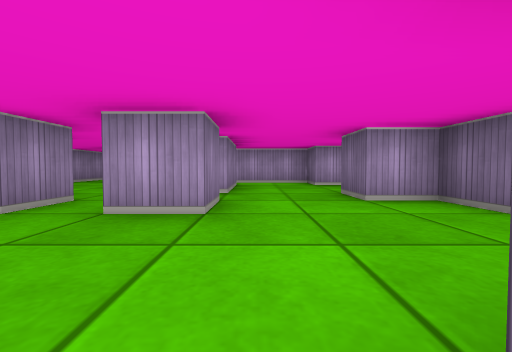
view 1 (above)

24 first-person views from a walk through a cub3D maze. The camera is about half as high as the walls, tilts 2° down and sees 90° across. The floor is counted in squares. Each view is taken from the middle of a square. On the plan, view 1 faces up. The plan holds only what a view shows up to about 9 squares ahead; the rest is blank.

view 2
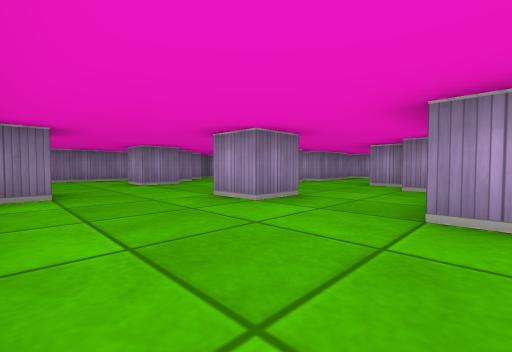

view 3
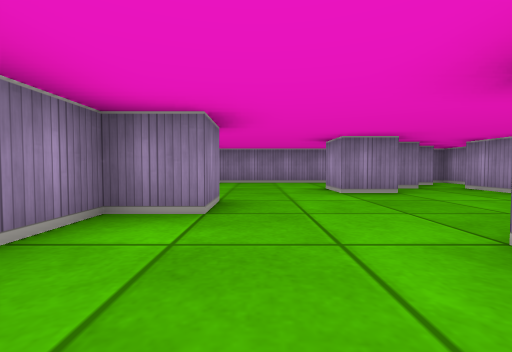

view 4
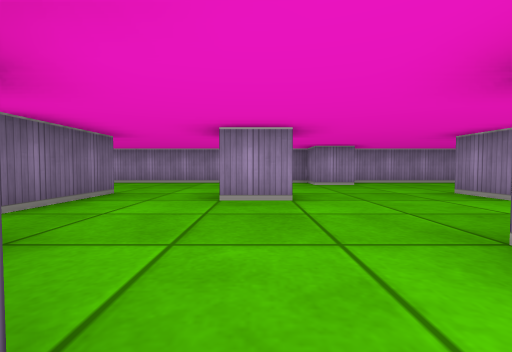

view 5
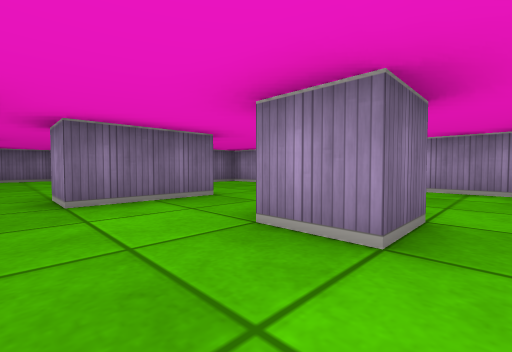

view 6
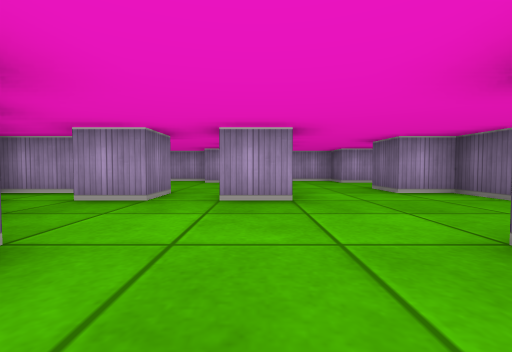

view 7
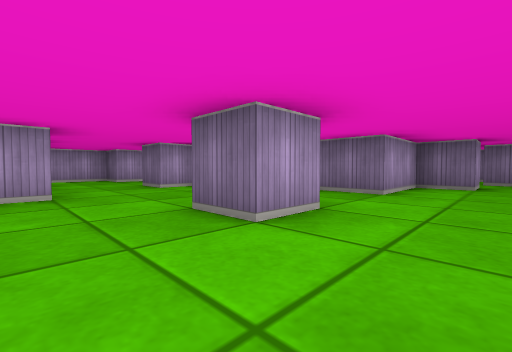

view 8
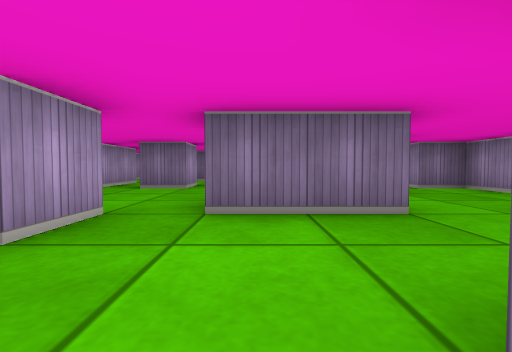

view 9
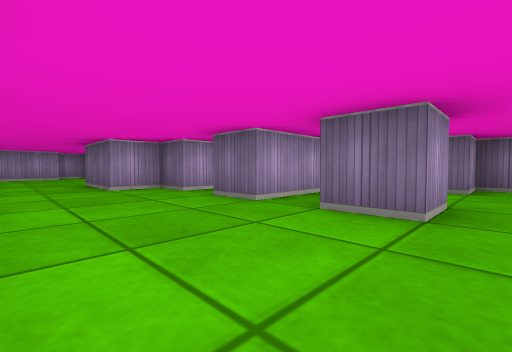

view 10
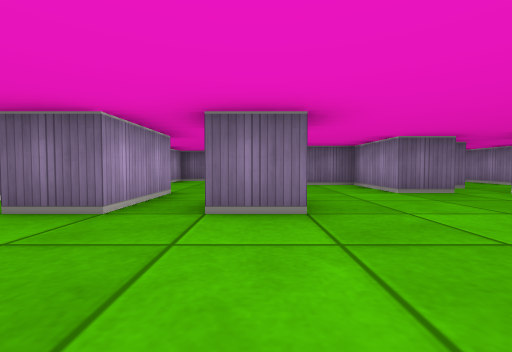

view 11
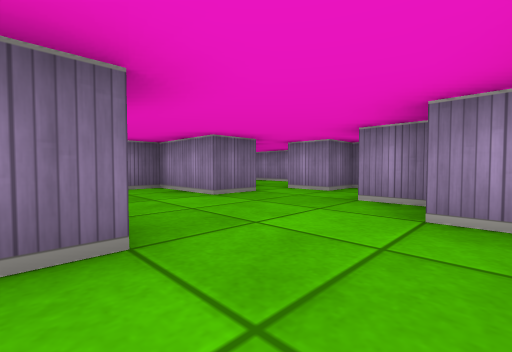

view 12
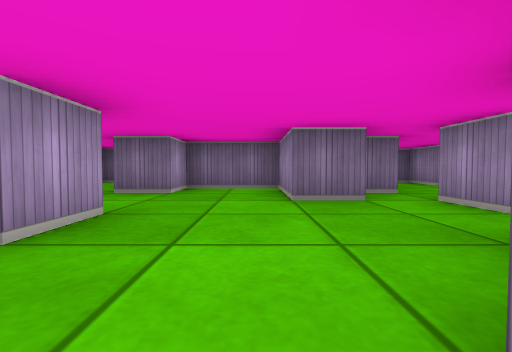

view 13
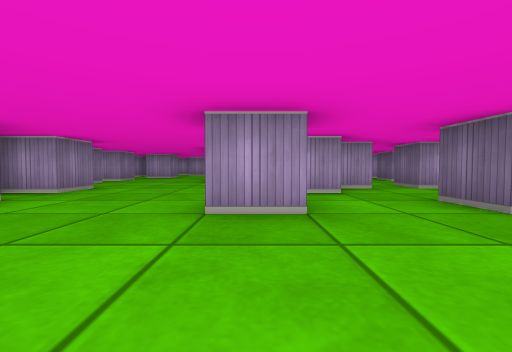

view 14
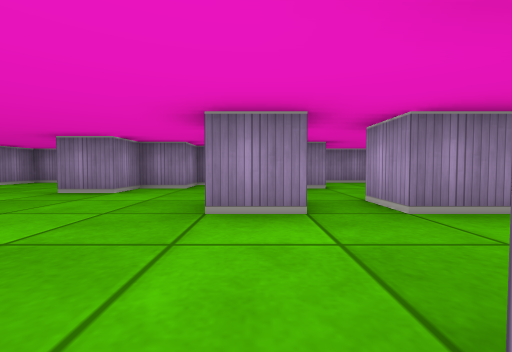

view 15
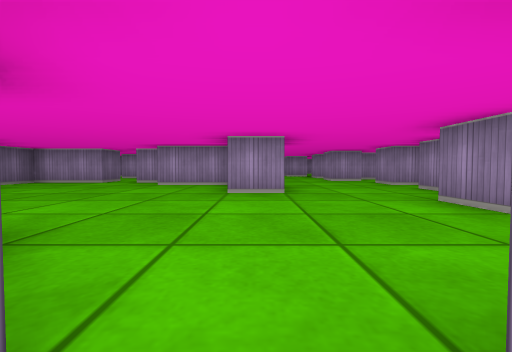

view 16
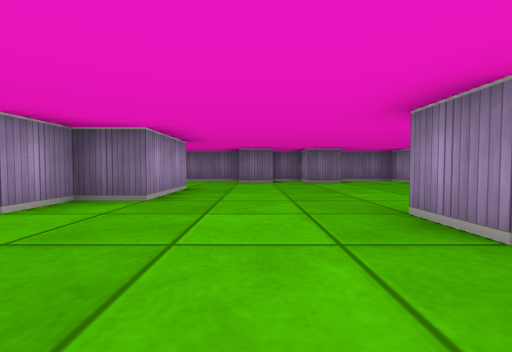

view 17
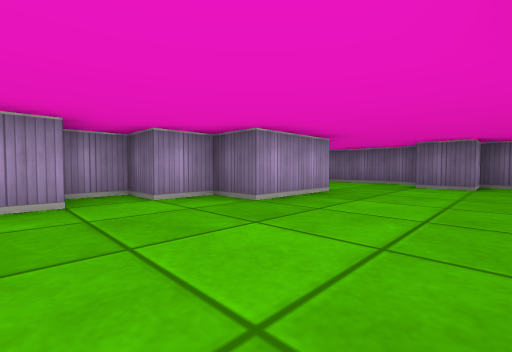

view 18
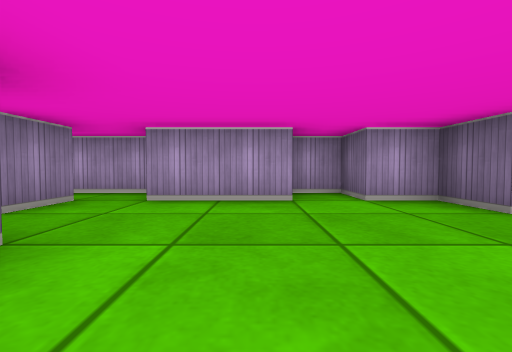

view 19
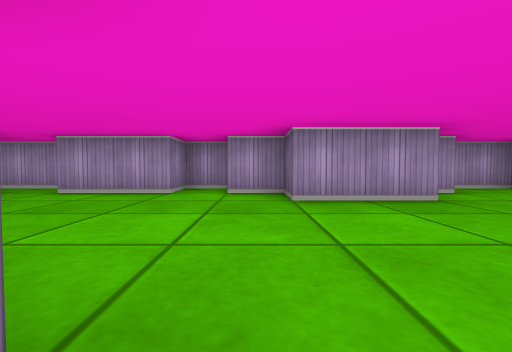

view 20
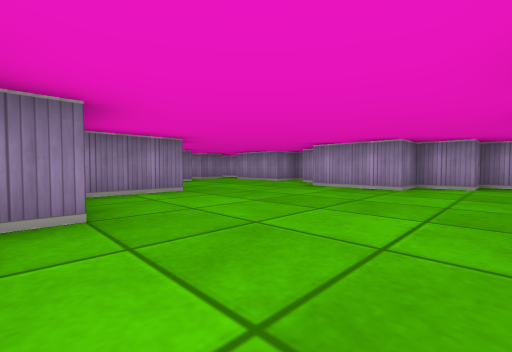

view 21
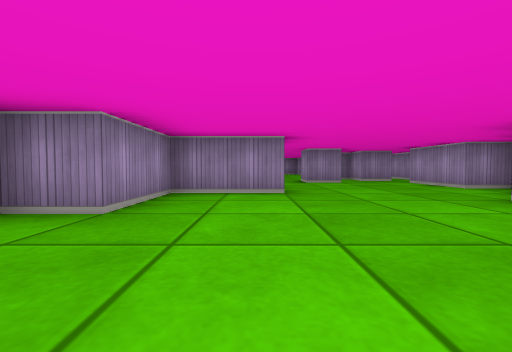

view 22
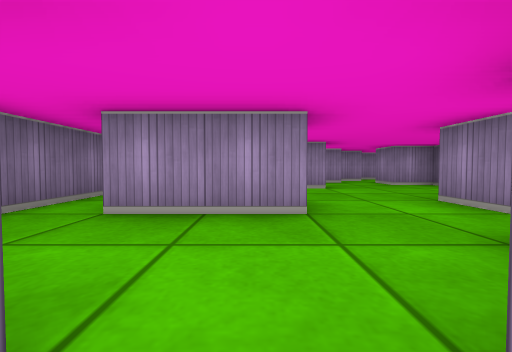

view 23
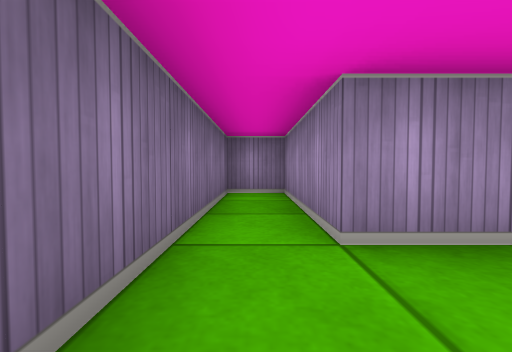

view 24
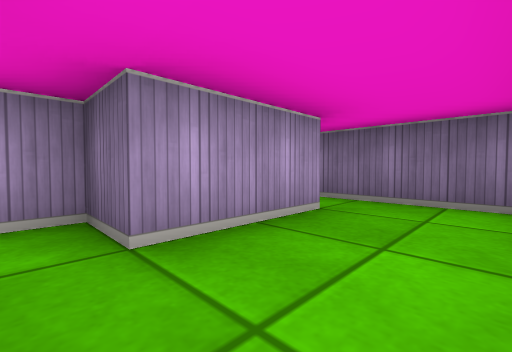

### Floor plan
Key: @ floor where view 1 was taken; # wall or solid block; . floor.
Columns run from 6 left of view 1 to 13 right of it. Each row starts with its distance up from view 1.
 15        #######  ####
 14         ..##.####..#
 13         #.....##...#
 12          ..........#
 11          #........##
 10         ...........#
  9 #       #...#.....##
  8 #.#######...#......#
  7 #...#...#...###....#
  6 #... #........##.###
  5 #....#...#...###...#
  4 ###.....##.........#
  3 ####.#...#...#..##.#
  2  #...............#.#
  1 ###.......#......#.#
  0 #.##..@#..##...#####
 -1 #..........##...##.#
 -2 #.............#....#
 -3 #....#.......##....#
 -4 ##############  ####

Positions as (right, up) in squares from view 1, and headings:
1: (0, 0), facing up
2: (4, -3), facing up-left
3: (2, -2), facing left
4: (1, 4), facing down
5: (0, 2), facing down-right
6: (-1, -1), facing up
7: (-1, -2), facing up-right
8: (1, 1), facing right
9: (4, 2), facing up-right
10: (4, 3), facing right
11: (5, 3), facing down-right
12: (5, 1), facing right
13: (7, 0), facing up
14: (2, 3), facing left
15: (6, 14), facing down
16: (4, 11), facing right
17: (5, 10), facing up-right
18: (5, 10), facing up
19: (7, 9), facing up
20: (11, 7), facing up-left
21: (11, 9), facing left
22: (10, 6), facing down
23: (12, 5), facing down
24: (9, -3), facing up-right
